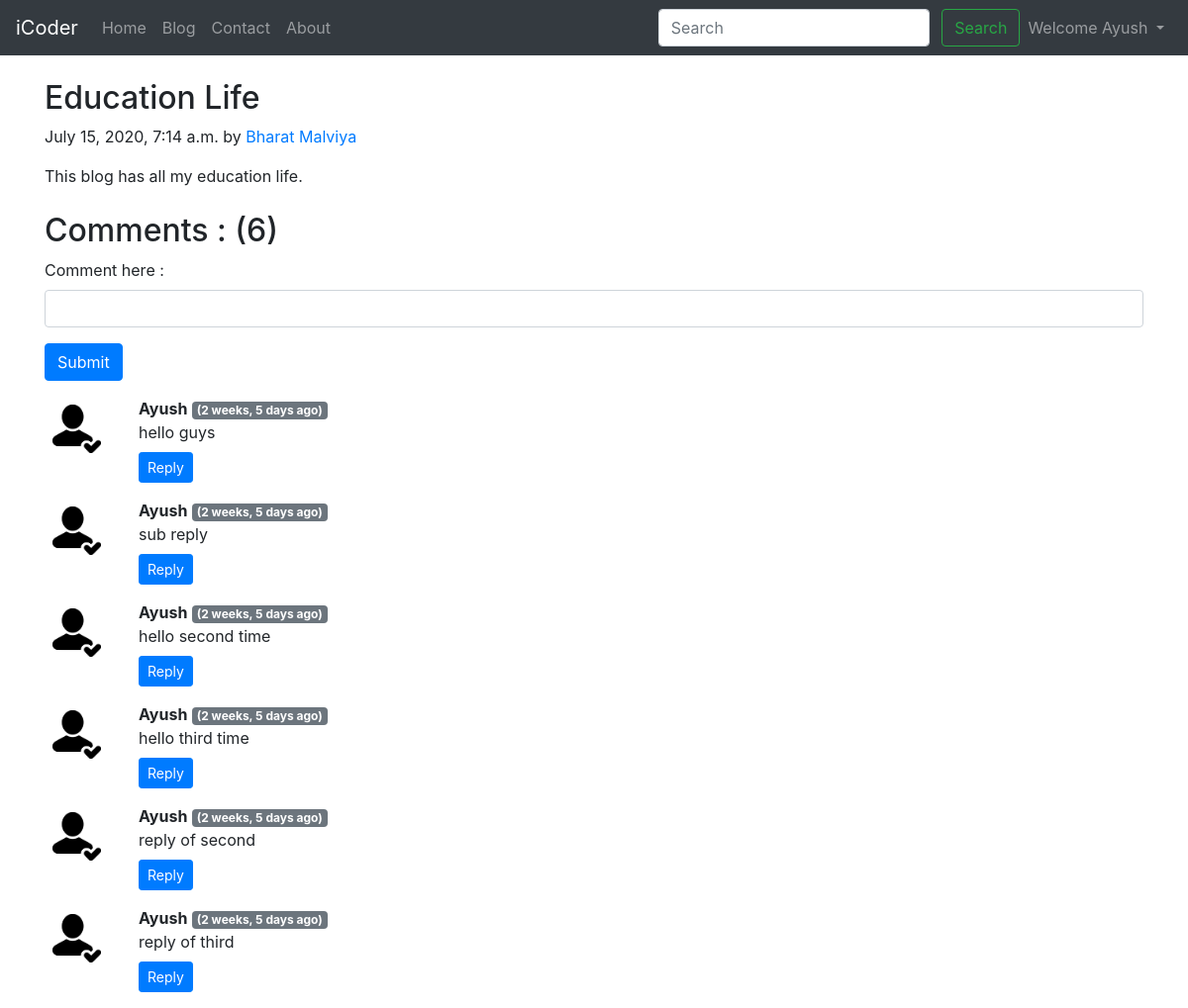
Page /blog/second-post (signed in) on the committed database.
### blog/models.py (models this page shows, shortened)
class Post(models.Model):
    sno = models.AutoField(primary_key=True)
    title = models.CharField(max_length=255)
    content = models.TextField()
    author = models.CharField(max_length=20)
    slug = models.CharField(max_length=200)
    timeStamp = models.DateTimeField(blank=True)

class BlogComment(models.Model):
    sno = models.AutoField(primary_key=True)
    comment = models.TextField()
    user = models.ForeignKey(User, on_delete=models.CASCADE)
    post = models.ForeignKey(Post, on_delete=models.CASCADE)
    parent = models.ForeignKey('self', on_delete=models.CASCADE, null=True)
    timestamp = models.DateTimeField(default=now)

### blog/views.py (the view)
# urls.py: path('<str:slug>', views.blogPost, name='blogPost'),
def blogPost(request, slug):
    post = Post.objects.filter(slug=slug).first()
    comments = BlogComment.objects.filter(post=post)
    context = {'post':post, 'comments':comments, 'user':request.user}
    return render(request, 'blog/blogPost.html', context)

### templates/blog/blogPost.html (shortened to what this page needs)
{% extends 'base.html' %}
{% block body %}
{% load humanize %}
<div class="container my-4">
  <div class="blog-post">
    <h2 class="blog-post-title">{{post.title}}</h2>
    <p class="blog-post-meta">{{post.timeStamp}} by <a href="#">{{post.author}}</a></p>
    <p>{{post.content}}</p>
  </div>
</div>
<div class="container">
  <h2>Comments : ({{comments.count}})</h2>
  <div class="my-2">
    {% if user.is_authenticated %}
    <form action="/blog/postComment" method="post">
      <div class="form-group">
        <label for="exampleInputEmail1">Comment here : </label>
        <input type="text" class="form-control" name="comment" aria-describedby="commentHelp">
      </div>
      <button type="submit" class="btn btn-primary">Submit</button>
    </form>
    {% else %}
    <p>Please login to post a comment.</p>
    {% endif %}
  </div>
  {% for comment in comments %}
  <div class="row my-3">
    <div class="col-md-1"><img class="rounded mx-auto d-block w-100 p-2" src="/static/img/user.png" alt="Image"></div>
    <div class="col-md-11"><b>{{comment.user.username}}</b> <span
        class="badge badge-secondary">({{comment.timestamp | naturaltime}})</span>
      <div>{{comment.comment}}</div>
      <div class="reply mx-0">
        <button class="btn btn-sm btn-primary mt-2" type="button" data-toggle="collapse"
          data-target="#replyBox{{comment.sno}}" aria-expanded="false" aria-controls="replyBox{{comment.sno}}">
          Reply
        </button>
      </div>
    </div>
  </div>
  {% endfor %}
</div>
{% endblock body %}

### templates/base.html (shortened to what this page needs)
<!doctype html>
<html lang="en">
<head>
  <link rel="stylesheet" href="https://stackpath.bootstrapcdn.com/bootstrap/4.5.0/css/bootstrap.min.css"
>
</head>
<body>
  <nav class="navbar navbar-expand-lg navbar-dark bg-dark">
    <a class="navbar-brand" href="/">iCoder</a>
    <div class="collapse navbar-collapse" id="navbarSupportedContent">
      <ul class="navbar-nav mr-auto">
        <li class="nav-item {% block homeactive %}
      {% endblock homeactive %}">
          <a class="nav-link" href="/">Home <span class="sr-only">(current)</span></a>
        </li>
        <li class="nav-item {% block blogactive %}
      {% endblock blogactive %}">
          <a class="nav-link" href="/blog">Blog</a>
        </li>
        <li class="nav-item {% block contactactive %}
      {% endblock contactactive %}">
          <a class="nav-link" href="/contact">Contact</a>
        </li>
        <li class="nav-item {% block aboutactive %}
      {% endblock aboutactive %}">
          <a class="nav-link" href="/about">About</a>
        </li>
      </ul>
      <div class="ml-auto form-inline">
      <form method="get" action="/search" class=" my-2 my-lg-0">
        <input class="form-control mr-sm-2" type="search" placeholder="Search" name="query" id="query"
          aria-label="Search">
        <button class="btn btn-outline-success my-2 my-sm-0" type="submit">Search</button>
      </form>
      {% if user.is_authenticated %}
      <ul class="navbar-nav ">
      <li class="nav-item dropdown">
        <a class="nav-link dropdown-toggle" href="#" id="navbarDropdown" role="button" data-toggle="dropdown" aria-haspopup="true" aria-expanded="false">
          Welcome {{request.user}}
        </a>
      </li>
      </ul>
      {% endif %}
      </div>
    </div>
  </nav>
  {% block body %}
  {% endblock body %}
</body>
</html>

### rows in the picture
Post: title "Education Life", timeStamp "July 15, 2020, 7:14 a.m.", author "Bharat Malviya", content "This blog has all my education life."
BlogComment: user.username "Ayush", timestamp "2 weeks, 5 days ago", comment "hello guys"
BlogComment: user.username "Ayush", timestamp "2 weeks, 5 days ago", comment "sub reply"
BlogComment: user.username "Ayush", timestamp "2 weeks, 5 days ago", comment "hello second time"
BlogComment: user.username "Ayush", timestamp "2 weeks, 5 days ago", comment "hello third time"
BlogComment: user.username "Ayush", timestamp "2 weeks, 5 days ago", comment "reply of second"
BlogComment: user.username "Ayush", timestamp "2 weeks, 5 days ago", comment "reply of third"

### other values in the picture
{{ request.user }} "Ayush"
{{ comments.count }} "6"
